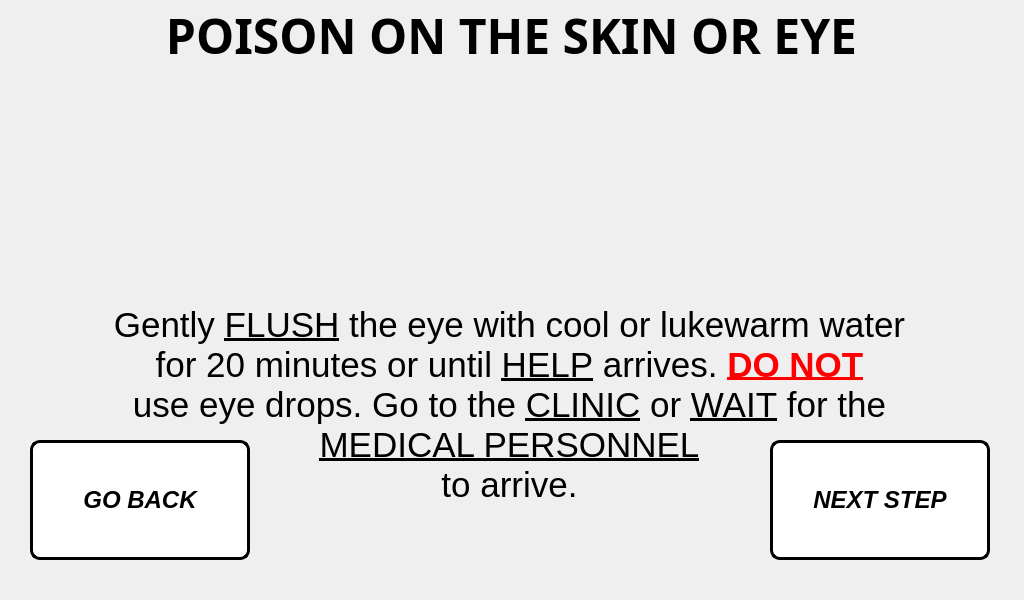
<?xml version="1.0" encoding="UTF-8"?>
<ui version="4.0">
 <class>step_5_window</class>
 <widget class="QMainWindow" name="step_5_window">
  <property name="geometry">
   <rect>
    <x>0</x>
    <y>0</y>
    <width>1024</width>
    <height>600</height>
   </rect>
  </property>
  <property name="minimumSize">
   <size>
    <width>1024</width>
    <height>600</height>
   </size>
  </property>
  <property name="maximumSize">
   <size>
    <width>1024</width>
    <height>600</height>
   </size>
  </property>
  <property name="windowTitle">
   <string>Step 1 Procedure</string>
  </property>
  <widget class="QWidget" name="centralwidget">
   <widget class="QLabel" name="title_step">
    <property name="geometry">
     <rect>
      <x>6</x>
      <y>0</y>
      <width>1011</width>
      <height>71</height>
     </rect>
    </property>
    <property name="font">
     <font>
      <family>Unispace</family>
      <pointsize>18</pointsize>
      <weight>75</weight>
      <bold>true</bold>
     </font>
    </property>
    <property name="text">
     <string>&lt;html&gt;&lt;head/&gt;&lt;body&gt;&lt;p&gt;&lt;span style=&quot; font-size:36pt;&quot;&gt;POISON ON THE SKIN OR EYE&lt;/span&gt;&lt;/p&gt;&lt;/body&gt;&lt;/html&gt;</string>
    </property>
    <property name="alignment">
     <set>Qt::AlignCenter</set>
    </property>
   </widget>
   <widget class="QLabel" name="text_steps">
    <property name="geometry">
     <rect>
      <x>19</x>
      <y>300</y>
      <width>981</width>
      <height>211</height>
     </rect>
    </property>
    <property name="font">
     <font>
      <pointsize>14</pointsize>
     </font>
    </property>
    <property name="text">
     <string>&lt;html&gt;&lt;head/&gt;&lt;body&gt;&lt;p align=&quot;center&quot;&gt;&lt;span style=&quot; font-family:'Calibri'; font-size:26pt; color:#000000;&quot;&gt;Gently &lt;/span&gt;&lt;span style=&quot; font-family:'Calibri'; font-size:26pt; text-decoration: underline; color:#000000;&quot;&gt;FLUSH&lt;/span&gt;&lt;span style=&quot; font-family:'Calibri'; font-size:26pt; color:#000000;&quot;&gt; the eye with cool or lukewarm water&lt;br/&gt;for 20 minutes or until &lt;/span&gt;&lt;span style=&quot; font-family:'Calibri'; font-size:26pt; text-decoration: underline; color:#000000;&quot;&gt;HELP&lt;/span&gt;&lt;span style=&quot; font-family:'Calibri'; font-size:26pt; color:#000000;&quot;&gt; arrives. &lt;/span&gt;&lt;span style=&quot; font-family:'Calibri'; font-size:26pt; font-weight:600; text-decoration: underline; color:#ff0000;&quot;&gt;DO NOT&lt;br/&gt;&lt;/span&gt;&lt;span style=&quot; font-family:'Calibri'; font-size:26pt; color:#000000;&quot;&gt;use eye drops. Go to the &lt;/span&gt;&lt;span style=&quot; font-family:'Calibri'; font-size:26pt; text-decoration: underline; color:#000000;&quot;&gt;CLINIC&lt;/span&gt;&lt;span style=&quot; font-family:'Calibri'; font-size:26pt; color:#000000;&quot;&gt; or &lt;/span&gt;&lt;span style=&quot; font-family:'Calibri'; font-size:26pt; text-decoration: underline; color:#000000;&quot;&gt;WAIT&lt;/span&gt;&lt;span style=&quot; font-family:'Calibri'; font-size:26pt; color:#000000;&quot;&gt; for the &lt;br/&gt;&lt;/span&gt;&lt;span style=&quot; font-family:'Calibri'; font-size:26pt; text-decoration: underline; color:#000000;&quot;&gt;MEDICAL PERSONNEL&lt;br/&gt;&lt;/span&gt;&lt;span style=&quot; font-family:'Calibri'; font-size:26pt; color:#000000;&quot;&gt;to arrive.&lt;/span&gt;&lt;/p&gt;&lt;/body&gt;&lt;/html&gt;</string>
    </property>
   </widget>
   <widget class="QLabel" name="gif_player_label">
    <property name="geometry">
     <rect>
      <x>330</x>
      <y>60</y>
      <width>360</width>
      <height>240</height>
     </rect>
    </property>
    <property name="minimumSize">
     <size>
      <width>360</width>
      <height>240</height>
     </size>
    </property>
    <property name="maximumSize">
     <size>
      <width>360</width>
      <height>240</height>
     </size>
    </property>
    <property name="font">
     <font>
      <family>Unispace</family>
      <pointsize>16</pointsize>
      <weight>75</weight>
      <bold>true</bold>
     </font>
    </property>
    <property name="lineWidth">
     <number>1</number>
    </property>
    <property name="text">
     <string/>
    </property>
    <property name="alignment">
     <set>Qt::AlignCenter</set>
    </property>
   </widget>
   <widget class="QPushButton" name="next_step_button">
    <property name="geometry">
     <rect>
      <x>770</x>
      <y>440</y>
      <width>220</width>
      <height>120</height>
     </rect>
    </property>
    <property name="minimumSize">
     <size>
      <width>220</width>
      <height>120</height>
     </size>
    </property>
    <property name="maximumSize">
     <size>
      <width>220</width>
      <height>120</height>
     </size>
    </property>
    <property name="font">
     <font>
      <pointsize>18</pointsize>
      <weight>75</weight>
      <italic>true</italic>
      <bold>true</bold>
     </font>
    </property>
    <property name="cursor">
     <cursorShape>PointingHandCursor</cursorShape>
    </property>
    <property name="styleSheet">
     <string notr="true">QPushButton:hover:!pressed
{
  background-color: rgb(195,30,60);
}

QPushButton
{
  background-color: white;
color: black;
border-style: outset;
border-width: 3px;
border-radius:10px;
border-color: black;
}</string>
    </property>
    <property name="text">
     <string>NEXT STEP</string>
    </property>
   </widget>
   <widget class="QPushButton" name="go_back_injury_type">
    <property name="geometry">
     <rect>
      <x>30</x>
      <y>440</y>
      <width>220</width>
      <height>120</height>
     </rect>
    </property>
    <property name="minimumSize">
     <size>
      <width>220</width>
      <height>120</height>
     </size>
    </property>
    <property name="maximumSize">
     <size>
      <width>220</width>
      <height>120</height>
     </size>
    </property>
    <property name="font">
     <font>
      <pointsize>18</pointsize>
      <weight>75</weight>
      <italic>true</italic>
      <bold>true</bold>
     </font>
    </property>
    <property name="styleSheet">
     <string notr="true">QPushButton:hover:!pressed
{
  background-color: rgb(195,30,60);
}

QPushButton
{
  background-color: white;
color: black;
border-style: outset;
border-width: 3px;
border-radius:10px;
border-color: black;
}</string>
    </property>
    <property name="text">
     <string>GO BACK</string>
    </property>
   </widget>
   <widget class="QLabel" name="label">
    <property name="geometry">
     <rect>
      <x>0</x>
      <y>0</y>
      <width>1024</width>
      <height>600</height>
     </rect>
    </property>
    <property name="minimumSize">
     <size>
      <width>1024</width>
      <height>600</height>
     </size>
    </property>
    <property name="maximumSize">
     <size>
      <width>1024</width>
      <height>600</height>
     </size>
    </property>
    <property name="text">
     <string/>
    </property>
    <property name="pixmap">
     <pixmap>../pictures/program_pictures/main_wallpaper.png</pixmap>
    </property>
   </widget>
   <zorder>label</zorder>
   <zorder>text_steps</zorder>
   <zorder>title_step</zorder>
   <zorder>gif_player_label</zorder>
   <zorder>next_step_button</zorder>
   <zorder>go_back_injury_type</zorder>
  </widget>
 </widget>
 <resources/>
 <connections/>
</ui>
